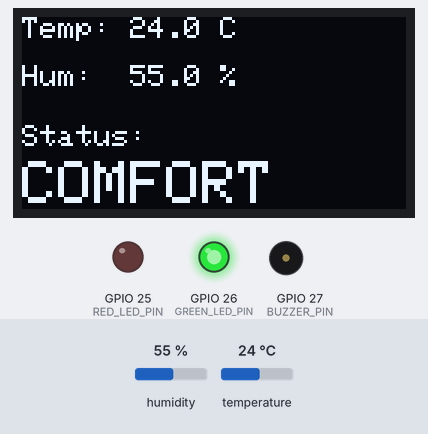
Recording of a sketch running on a simulated ESP32. Parts: 128×64 one-colour display, output pins drawn as LEDs (lit = HIGH), buzzer (waves = sounding, pin HIGH). The inputs (shaded band) are chosen by the test bench; at power-on: humidity 55 %, temperature 24 °C. What the sketch prints to the serial monitor is not drawn.

Above: at 2.6 s.
2.7 s: humidity set to 79 %
At 5.1 s:
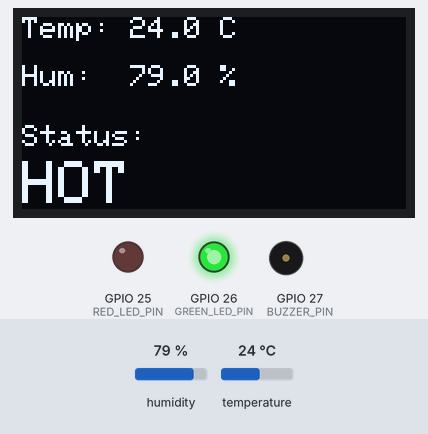
5.5 s: humidity set to 82 %
At 8.4 s:
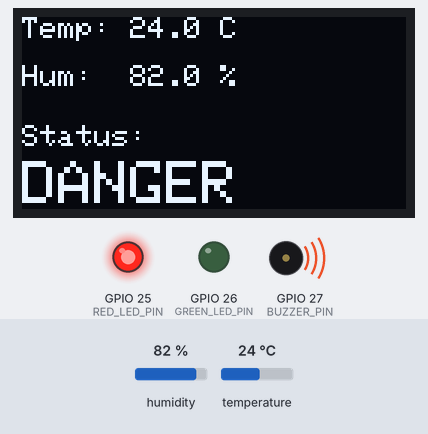
11.5 s: humidity set to 22 %
At 12.3 s:
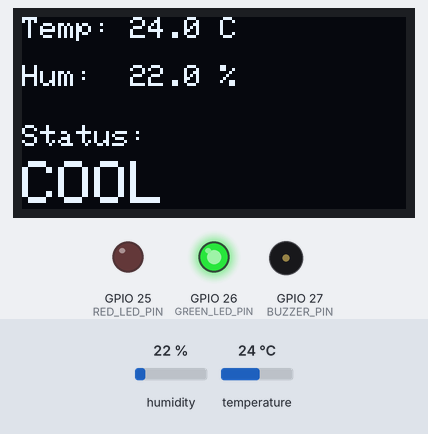
14.3 s: temperature set to 37 °C
At 16.6 s:
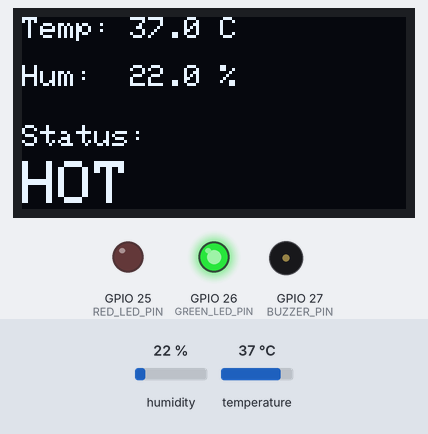
17.5 s: temperature set to 40 °C
At 18.4 s:
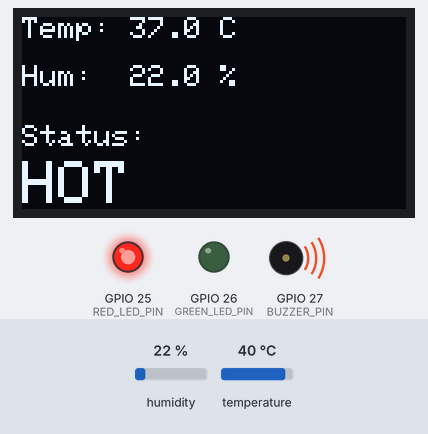
Timing chart, 0 to 22.5 s (numbered marks = the images above; inputs shaded):
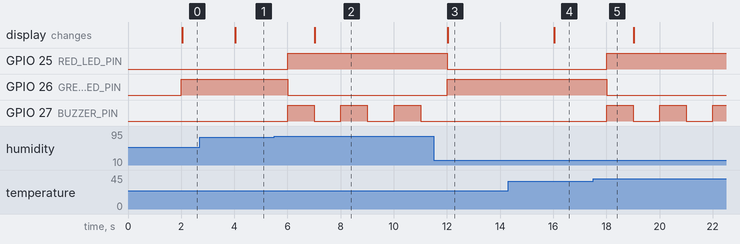

Measured:
- the behaviour switches between 80 and 81 % on humidity (found by bisection; images 1 and 2)
- the behaviour switches between 38 and 39 °C on temperature (found by bisection; images 4 and 5)
- after the input at 2.7 s, the display: changes after 1.3 s (image 1)
- after the input at 5.5 s, GPIO 25 (RED_LED_PIN): LOW → HIGH after 0.51 s; GPIO 26 (GREEN_LED_PIN): HIGH → LOW after 0.51 s; GPIO 27 (BUZZER_PIN): alternates HIGH for 1.0 s and LOW for 1.0 s, starting after 0.51 s; the display: changes after 1.5 s (image 2)
- after the input at 11.5 s, GPIO 25 (RED_LED_PIN): HIGH → LOW after 0.51 s; GPIO 26 (GREEN_LED_PIN): LOW → HIGH after 0.51 s; GPIO 27 (BUZZER_PIN): stays LOW (without the input it goes to HIGH after 0.51 s); the display: changes after 0.54 s (image 3)
- after the input at 14.3 s, the display: changes after 1.7 s (image 4)
- after the input at 17.5 s, GPIO 25 (RED_LED_PIN): LOW → HIGH after 0.51 s; GPIO 26 (GREEN_LED_PIN): HIGH → LOW after 0.51 s; GPIO 27 (BUZZER_PIN): alternates HIGH for 1.0 s and LOW for 1.0 s, starting after 0.51 s

The sketch:

sketch_jul25a.ino
```cpp
#include <Wire.h>
#include <Adafruit_GFX.h>
#include <Adafruit_SSD1306.h>
#include <DHTesp.h>
#define DHT_PIN       4
#define RED_LED_PIN   25
#define GREEN_LED_PIN 26
#define BUZZER_PIN    27


#define SCREEN_WIDTH  128
#define SCREEN_HEIGHT 64
#define OLED_RESET    -1
#define SCREEN_ADDRESS 0x3D

Adafruit_SSD1306 display(SCREEN_WIDTH, SCREEN_HEIGHT, &Wire, OLED_RESET);
DHTesp dht;


unsigned long lastSensorReadTime = 0;
unsigned long lastCsvLogTime = 0;


float temperature = 0.0;
float humidity = 0.0;
String statusLabel = "INIT";

void setup() {
  Serial.begin(115200);


  pinMode(RED_LED_PIN, OUTPUT);
  pinMode(GREEN_LED_PIN, OUTPUT);
  pinMode(BUZZER_PIN, OUTPUT);

  digitalWrite(RED_LED_PIN, LOW);
  digitalWrite(GREEN_LED_PIN, LOW);
  digitalWrite(BUZZER_PIN, LOW);


  dht.setup(DHT_PIN, DHTesp::DHT11);


  if (!display.begin(SSD1306_SWITCHCAPVCC, SCREEN_ADDRESS)) {
    Serial.println(F("SSD1306 allocation failed. Check I2C wiring."));
    for (;;);
  }

  display.clearDisplay();
  display.setTextSize(1);
  display.setTextColor(SSD1306_WHITE);
  display.setCursor(0, 10);
  display.println("Initializing...");
  display.display();
  delay(1000);
}

void loop() {
  unsigned long currentMillis = millis();


  if (currentMillis - lastSensorReadTime >= 2000) {
    lastSensorReadTime = currentMillis;

    TempAndHumidity data = dht.getTempAndHumidity();


    if (dht.getStatus() == DHTesp::ERROR_NONE) {
      temperature = data.temperature;
      humidity = data.humidity;


      statusLabel = getComfortIndex(temperature, humidity);


      bool isAlert = (temperature > 38.0 || humidity > 80.0);
      if (isAlert) {
        digitalWrite(RED_LED_PIN, HIGH);
        digitalWrite(GREEN_LED_PIN, LOW);


        digitalWrite(BUZZER_PIN, HIGH);
        delay(1000);
        digitalWrite(BUZZER_PIN, LOW);
      } else {
        digitalWrite(RED_LED_PIN, LOW);
        digitalWrite(GREEN_LED_PIN, HIGH);
        digitalWrite(BUZZER_PIN, LOW);
      }


      updateDisplay(temperature, humidity, statusLabel);
    }
  }


  if (currentMillis - lastCsvLogTime >= 5000) {
    lastCsvLogTime = currentMillis;


    Serial.print(currentMillis);
    Serial.print(",");
    Serial.print(temperature, 1);
    Serial.print(",");
    Serial.print(humidity, 1);
    Serial.print(",");
    Serial.println(statusLabel);
  }
}


String getComfortIndex(float temp, float hum) {
  if (temp > 38.0 || hum > 80.0) {
    return "DANGER";
  } else if (temp > 30.0 || hum > 70.0) {
    return "HOT";
  } else if (temp >= 20.0 && temp <= 30.0 && hum >= 30.0 && hum <= 70.0) {
    return "COMFORT";
  } else {
    return "COOL";
  }
}

void updateDisplay(float temp, float hum, String status) {
  display.clearDisplay();


  display.setTextSize(1);
  display.setCursor(0, 0);
  display.print("Temp: ");
  display.print(temp, 1);
  display.println(" C");


  display.setCursor(0, 16);
  display.print("Hum:  ");
  display.print(hum, 1);
  display.println(" %");


  display.setCursor(0, 36);
  display.print("Status: ");
  display.setTextSize(2);
  display.setCursor(0, 48);
  display.println(status);

  display.display();
}
```
